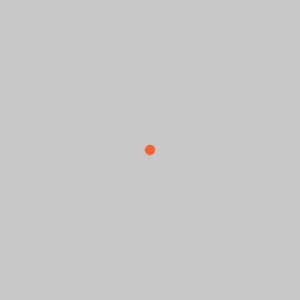
Frame 1 (no input)
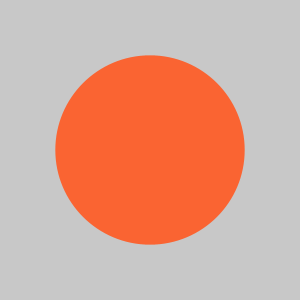
Frame 60 (the mouse pressed at the canvas centre just before this capture)
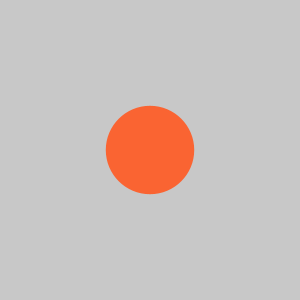
Frame 120 (the mouse held since frame 60 and released just before this capture)

The Processing sketch that drew these frames (run headless with seeded random() and noise(); from frame 60 on, the mouse is pressed at the canvas centre):

// Processing sketch: pulse
// ── pulse.pde
float diameter = 0;
float angle = 0;
boolean state = true;

void setup(){
  size(300, 300);
  smooth();
  noStroke();
}

void draw(){
  background(200);
  
  if (state){
    angle += HALF_PI / 30;
    if (angle > HALF_PI){
      state = !state;
    }
  }else {
    angle -= HALF_PI / 120;
    if (angle < 0){
      state = !state;
    }
  }
  
  diameter = 200 * sin(angle);
  
  fill(250, 100, 50);
  ellipse(width / 2, height / 2, diameter, diameter);
}
